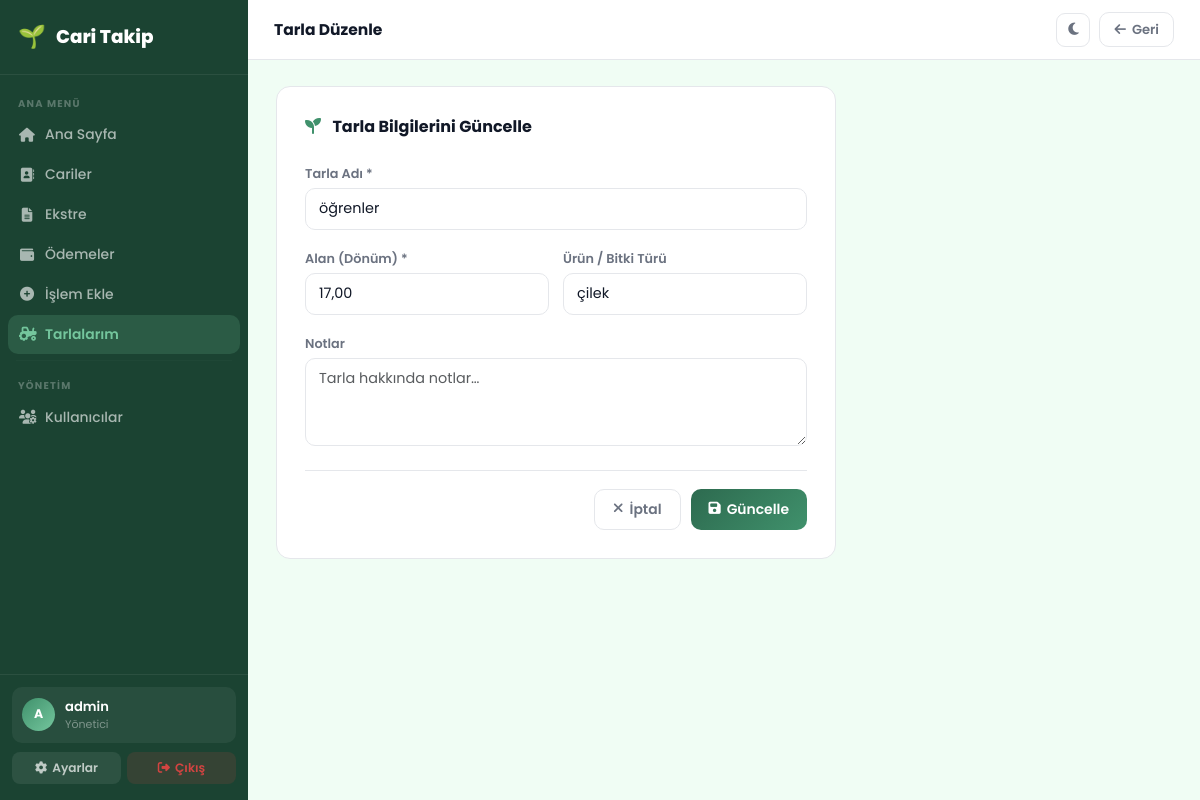
The page /tarlalar/2/duzenle/ (signed in) on the database its author committed.
### fields/models.py (models this page shows, shortened)
class Field(models.Model):
    name = models.CharField(max_length=150)
    area = models.DecimalField(max_digits=8, decimal_places=2, help_text='Dönüm')
    crop_type = models.CharField(max_length=100, blank=True)
    notes = models.TextField(blank=True)
    created_at = models.DateTimeField(auto_now_add=True)
    class Meta:
        ordering = ['name']

### fields/views.py (the view, shortened to what this page needs)
# urls.py: path('<int:pk>/duzenle/', views.field_edit, name='field_edit'),
@login_required
def field_edit(request, pk):
    field = get_object_or_404(Field, pk=pk)
    return render(request, 'fields/field_form.html', {'field': field})

### Desktop/Yeni klasör/fields/templates/fields/field_form.html (shortened to what this page needs)
{% extends 'dashboard/base.html' %}
{% block page_title %}{% if field %}Tarla Düzenle{% else %}Yeni Tarla Ekle{% endif %}{% endblock %}
{% block topbar_right %}
<a href="{% url 'field_list' %}" class="btn-o" style="padding:7px 14px;font-size:.82rem;">
    <i class="fas fa-arrow-left"></i> Geri
</a>
{% endblock %}
{% block content %}
<div style="max-width:560px;">
    <div class="surface" style="padding:28px;">
        <div style="font-size:1rem;font-weight:700;margin-bottom:22px;">
            <i class="fas fa-seedling me-2" style="color:var(--primary-light);"></i>
            {% if field %}Tarla Bilgilerini Güncelle{% else %}Yeni Tarla Ekle{% endif %}
        </div>
        <form method="post">
            <div class="mb-3">
                <label class="form-label">Tarla Adı *</label>
                <input type="text" name="name" class="form-control"
                    value="{% if field %}{{ field.name }}{% elif form_data %}{{ form_data.name }}{% endif %}"
                    placeholder="örn. Kınık Yolları" required>
            </div>
            <div class="field-2 mb-3" style="display:grid;grid-template-columns:1fr 1fr;gap:14px;">
                <div>
                    <label class="form-label">Alan (Dönüm) *</label>
                    <input type="text" inputmode="decimal" name="area" class="form-control"
                        value="{% if field %}{{ field.area }}{% elif form_data %}{{ form_data.area }}{% endif %}"
                        placeholder="örn. 5" required>
                </div>
                <div>
                    <label class="form-label">Ürün / Bitki Türü</label>
                    <input type="text" name="crop_type" class="form-control"
                        value="{% if field %}{{ field.crop_type }}{% elif form_data %}{{ form_data.crop_type }}{% endif %}"
                        placeholder="örn. Çilek">
                </div>
            </div>
            <div class="mb-3">
                <label class="form-label">Notlar</label>
                <textarea name="notes" class="form-control" placeholder="Tarla hakkında notlar…">{% if field %}{{ field.notes }}{% elif form_data %}{{ form_data.notes }}{% endif %}</textarea>
            </div>
            <div style="display:flex;gap:10px;justify-content:flex-end;margin-top:24px;padding-top:18px;border-top:1px solid var(--border);">
                <a href="{% url 'field_list' %}" class="btn-o"><i class="fas fa-times"></i> İptal</a>
                <button type="submit" class="btn-g">
                    <i class="fas fa-save"></i> {% if field %}Güncelle{% else %}Kaydet{% endif %}
                </button>
            </div>
        </form>
    </div>
</div>
{% endblock %}

### Desktop/Yeni klasör/dashboard/templates/dashboard/base.html (shortened to what this page needs)
<!DOCTYPE html>
<html lang="tr" data-theme="light">
<head>
    <link href="https://cdn.jsdelivr.net/npm/bootstrap@5.3.0/dist/css/bootstrap.min.css" rel="stylesheet">
    <link href="https://cdnjs.cloudflare.com/ajax/libs/font-awesome/6.4.0/css/all.min.css" rel="stylesheet">
</head>
<body>
{% with cur=request.resolver_match.url_name %}
<aside class="sidebar" id="sidebar">
    <a class="sb-brand" href="{% url 'dashboard' %}">
        <span class="emoji">🌱</span> Cari Takip
    </a>
    <nav class="sb-nav">
        <div class="sb-section">Ana Menü</div>
        <a href="{% url 'dashboard' %}" class="sb-item {% if cur == 'dashboard' %}active{% endif %}">
            <i class="fas fa-home"></i> Ana Sayfa
        </a>
        <a href="{% url 'customer_list' %}" class="sb-item {% if cur == 'customer_list' or cur == 'customer_detail' or cur == 'customer_create' %}active{% endif %}">
            <i class="fas fa-address-book"></i> Cariler
        </a>
        <a href="{% url 'statement' %}" class="sb-item {% if cur == 'statement' %}active{% endif %}">
            <i class="fas fa-file-alt"></i> Ekstre
        </a>
        <a href="{% url 'payments' %}" class="sb-item {% if cur == 'payments' or cur == 'payment_create' %}active{% endif %}">
            <i class="fas fa-wallet"></i> Ödemeler
        </a>
        <a href="{% url 'transaction_create' %}" class="sb-item {% if cur == 'transaction_create' %}active{% endif %}">
            <i class="fas fa-plus-circle"></i> İşlem Ekle
        </a>
        <a href="{% url 'field_list' %}" class="sb-item {% if cur == 'field_list' or cur == 'field_detail' or cur == 'field_create' or cur == 'field_edit' %}active{% endif %}">
            <i class="fas fa-tractor"></i> Tarlalarım
        </a>
        {% if request.user.is_staff %}
        <hr class="sb-divider">
        <div class="sb-section">Yönetim</div>
        <a href="{% url 'user_list' %}" class="sb-item {% if cur == 'user_list' %}active{% endif %}">
            <i class="fas fa-users-cog"></i> Kullanıcılar
        </a>
        {% endif %}
    </nav>
    <div class="sb-footer">
        <div class="sb-user">
            <div class="sb-avatar">{{ request.user.username|first|upper }}</div>
            <div>
                <div class="sb-uname">{{ request.user.username }}</div>
                <div class="sb-urole">{% if request.user.is_staff %}Yönetici{% else %}Kullanıcı{% endif %}</div>
            </div>
        </div>
        <div class="sb-actions">
            <a href="{% url 'account_delete' %}" class="sb-abtn sb-settings"><i class="fas fa-cog"></i> Ayarlar</a>
            <a href="{% url 'logout' %}" class="sb-abtn sb-logout"><i class="fas fa-sign-out-alt"></i> Çıkış</a>
        </div>
    </div>
</aside>
<div class="app">
    <header class="topbar">
        <div class="topbar-l">
            <span class="page-title">{% block page_title %}{% endblock %}</span>
        </div>
        <div class="topbar-r">
            <button class="icon-btn" id="themeBtn" onclick="toggleTheme()" title="Tema Değiştir">
                <i class="fas fa-moon"></i>
            </button>
            {% block topbar_right %}{% endblock %}
        </div>
    </header>
    <div class="page-body">
        {% block content %}{% endblock %}
    </div>
</div>
{% endwith %}
</body>
</html>

### rows shown on the page
Field: name "öğrenler", area "17,00", crop_type "çilek"

### other values the page prints
{{ request.user.username|first|upper }} "A"
{{ request.user.username }} "admin"
